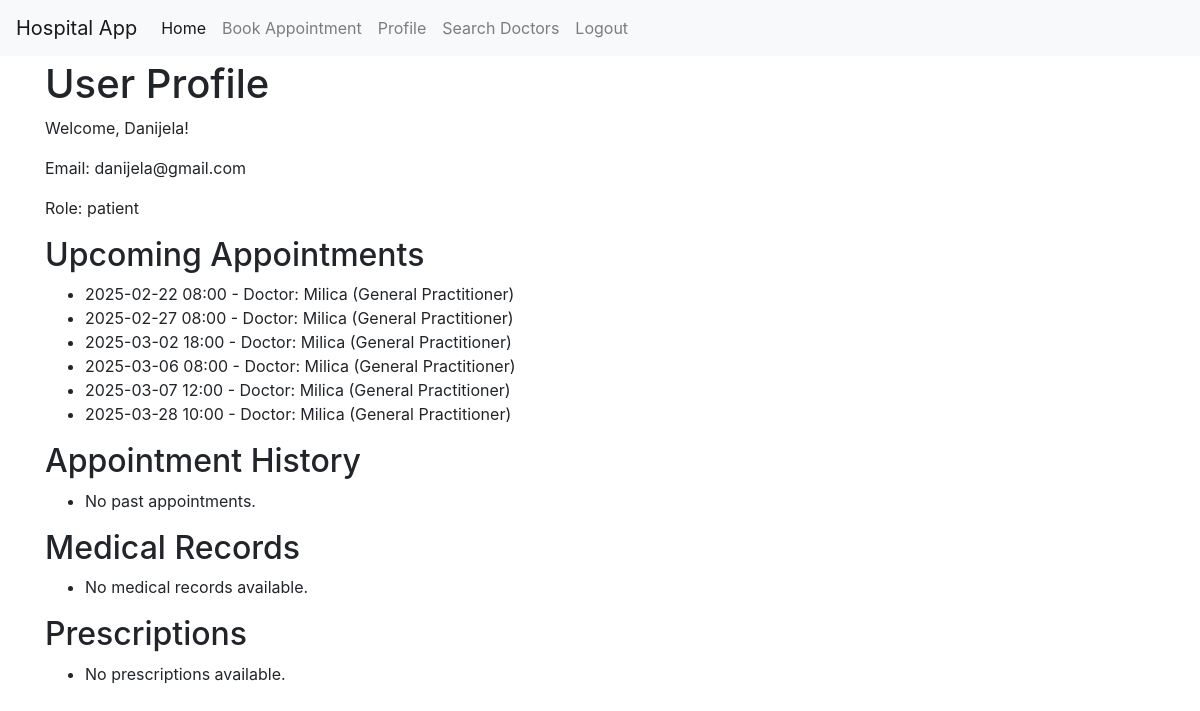
The app's page /profile (signed in), older data.
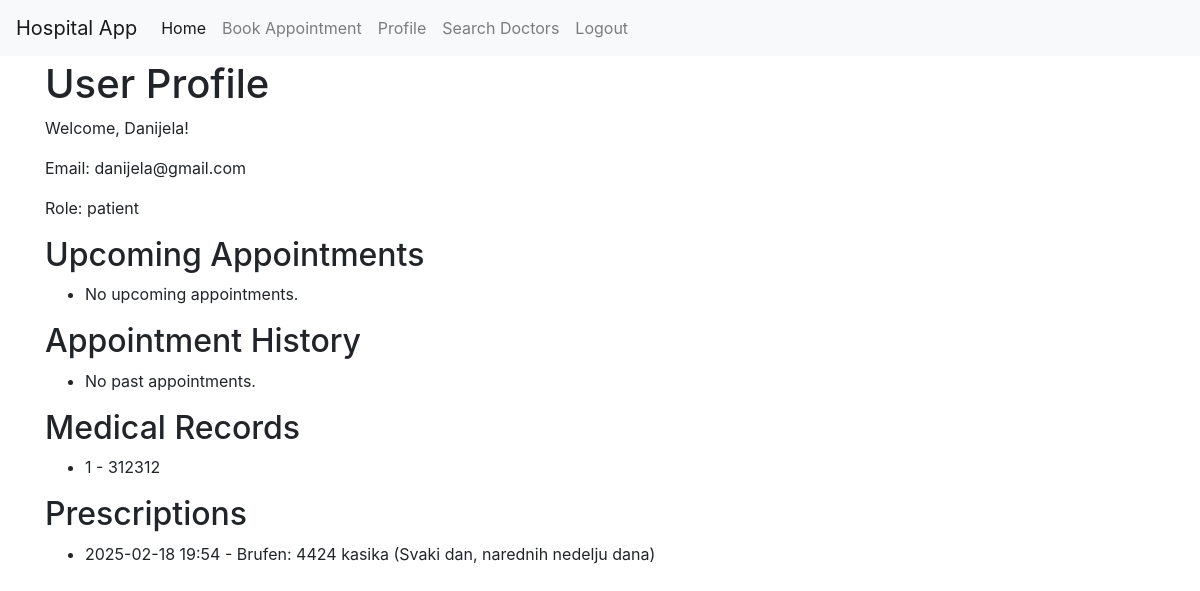
The same page, newer data.
### models.py (models this page shows, shortened)
class User(UserMixin, db.Model):
    __tablename__ = 'user'
    id = db.Column(db.Integer, primary_key=True)
    email = db.Column(db.String(120), index=True, unique=True, nullable=False)
    password_hash = db.Column(db.String(128), nullable=False)
    role = db.Column(db.String(20), default='patient', nullable=False)  # role: admin, doctor, patient
    appointments = db.relationship('Appointment', backref='doctor', lazy=True, foreign_keys='Appointment.doctor_id')  # Specify foreign key
    medical_records = db.relationship('MedicalRecord', backref='patient', lazy=True)
    name = db.Column(db.String(64), index=True)
    specialization = db.Column(db.String(100), nullable=True)
    position = db.Column(db.String(100), nullable=True)  # Staff

class Appointment(db.Model):
    __tablename__ = 'appointment'
    id = db.Column(db.Integer, primary_key=True)
    appointment_date = db.Column(db.Date, nullable=False)
    appointment_time = db.Column(db.Time, nullable=False)
    patient_id = db.Column(db.Integer, db.ForeignKey('user.id'), nullable=False)
    doctor_id = db.Column(db.Integer, db.ForeignKey('user.id'), nullable=False)
    patient = db.relationship('User', foreign_keys=[patient_id], backref='patient_appointments')
    notes = db.Column(db.Text, nullable=True)

class MedicalRecord(db.Model):
    __tablename__ = 'medical_record'
    id = db.Column(db.Integer, primary_key=True)
    patient_id = db.Column(db.Integer, db.ForeignKey('user.id'), nullable=False)
    report = db.Column(db.Text, nullable=False)

class Prescription(db.Model):
    __tablename__ = 'prescription'
    id = db.Column(db.Integer, primary_key=True)
    doctor_id = db.Column(db.Integer, db.ForeignKey('user.id'), nullable=False)
    patient_id = db.Column(db.Integer, db.ForeignKey('user.id'), nullable=False)
    date = db.Column(db.DateTime, default=datetime.utcnow, nullable=False)
    medication = db.Column(db.String(100), nullable=False)
    dosage = db.Column(db.String(100), nullable=False)
    instructions = db.Column(db.Text, nullable=False)

### app.py (the view)
@app.route('/profile')
@login_required
def profile():
    now = datetime.now()
    appointments = Appointment.query.filter_by(patient_id=current_user.id).order_by(Appointment.appointment_date, Appointment.appointment_time).all()
    medical_records = MedicalRecord.query.filter_by(patient_id=current_user.id).all()
    prescriptions = Prescription.query.filter_by(patient_id=current_user.id).all()
    return render_template('patient/profile.html', appointments=appointments, medical_records=medical_records, prescriptions=prescriptions, now=now)

### app.py (called while the page is built)
@login_manager.user_loader
def load_user(user_id):
    return db.session.get(User, int(user_id))

### templates/patient/profile.html
{% extends 'base.html' %} {% block title %}Profile{% endblock %} {% block
content %}
<h1>User Profile</h1>
<p>Welcome, {{ current_user.name }}!</p>
<p>Email: {{ current_user.email }}</p>
<p>Role: {{ current_user.role }}</p>
<h2>Upcoming Appointments</h2>
<ul>
	{% for appointment in appointments if appointment.appointment_date >
	now.date() or (appointment.appointment_date == now.date() and
	appointment.appointment_time >= now.time()) %}
	<li>
		{{ appointment.appointment_date.strftime('%Y-%m-%d') }} {{
		appointment.appointment_time.strftime('%H:%M') }} - Doctor: {{
		appointment.doctor.name }} ({{ appointment.doctor.specialization }})
	</li>
	{% else %}
	<li>No upcoming appointments.</li>
	{% endfor %}
</ul>
<h2>Appointment History</h2>
<ul>
	{% for appointment in appointments if appointment.appointment_date <
	now.date() or (appointment.appointment_date == now.date() and
	appointment.appointment_time < now.time()) %}
	<li>
		{{ appointment.appointment_date.strftime('%Y-%m-%d') }} {{
		appointment.appointment_time.strftime('%H:%M') }} - Doctor: {{
		appointment.doctor.name }} ({{ appointment.doctor.specialization }})
	</li>
	{% else %}
	<li>No past appointments.</li>
	{% endfor %}
</ul>
<h2>Medical Records</h2>
<ul>
	{% for record in medical_records %}
	<li>{{ record.id }} - {{ record.report }}</li>
	{% else %}
	<li>No medical records available.</li>
	{% endfor %}
</ul>
<h2>Prescriptions</h2>
<ul>
	{% for prescription in prescriptions %}
	<li>
		{{ prescription.date.strftime('%Y-%m-%d %H:%M') }} - {{
		prescription.medication }}: {{ prescription.dosage }} ({{
		prescription.instructions }})
	</li>
	{% else %}
	<li>No prescriptions available.</li>
	{% endfor %}
</ul>
{% endblock %}

### templates/base.html (shortened to what this page needs)
<!DOCTYPE html>
<html lang="en">
	<head>
		<link
			rel="stylesheet"
			href="https://stackpath.bootstrapcdn.com/bootstrap/4.5.2/css/bootstrap.min.css"
		/>
	</head>
	<body>
		<nav class="navbar navbar-expand-lg navbar-light bg-light fixed-top">
			<a class="navbar-brand" href="/">Hospital App</a>
			<div class="collapse navbar-collapse" id="navbarNav">
				<ul class="navbar-nav">
					<li class="nav-item active">
						<a class="nav-link" href="/"
							>Home <span class="sr-only">(current)</span></a
						>
					</li>
					{% if current_user.is_authenticated %} {% if
					current_user.role == 'patient' %}
					<li class="nav-item">
						<a
							class="nav-link"
							href="{{ url_for('book_appointment') }}"
							>Book Appointment</a
						>
					</li>
					<li class="nav-item">
						<a class="nav-link" href="{{ url_for('profile') }}"
							>Profile</a
						>
					</li>
					<li class="nav-item">
						<a
							class="nav-link"
							href="{{ url_for('search_doctors') }}"
							>Search Doctors</a
						>
					</li>
					{% endif %}
					<li class="nav-item">
						<a class="nav-link" href="{{ url_for('logout') }}"
							>Logout</a
						>
					</li>
					{% endif %}
				</ul>
			</div>
		</nav>
		<div class="container">{% block content %}{% endblock %}</div>
	</body>
</html>

### templates/base.html (style rules this page uses)
body { padding-top: 60px; }

Row changes from the older to the newer data that the page shows:
removed Appointment: appointment_date "2025-02-22", appointment_time "08:00", doctor.name "Milica", doctor.specialization "General Practitioner"
removed Appointment: appointment_date "2025-02-27", appointment_time "08:00", doctor.name "Milica", doctor.specialization "General Practitioner"
removed Appointment: appointment_date "2025-03-02", appointment_time "18:00", doctor.name "Milica", doctor.specialization "General Practitioner"
removed Appointment: appointment_date "2025-03-06", appointment_time "08:00", doctor.name "Milica", doctor.specialization "General Practitioner"
removed Appointment: appointment_date "2025-03-07", appointment_time "12:00", doctor.name "Milica", doctor.specialization "General Practitioner"
removed Appointment: appointment_date "2025-03-28", appointment_time "10:00", doctor.name "Milica", doctor.specialization "General Practitioner"
added MedicalRecord: id "1", report "312312"
added Prescription: date "2025-02-18 19:54", medication "Brufen", dosage "4424 kasika", instructions "Svaki dan, narednih nedelju dana"
Text that changed along with them:
text no longer shown: "No medical records available. No prescriptions available."
text now shown: "No upcoming appointments."
